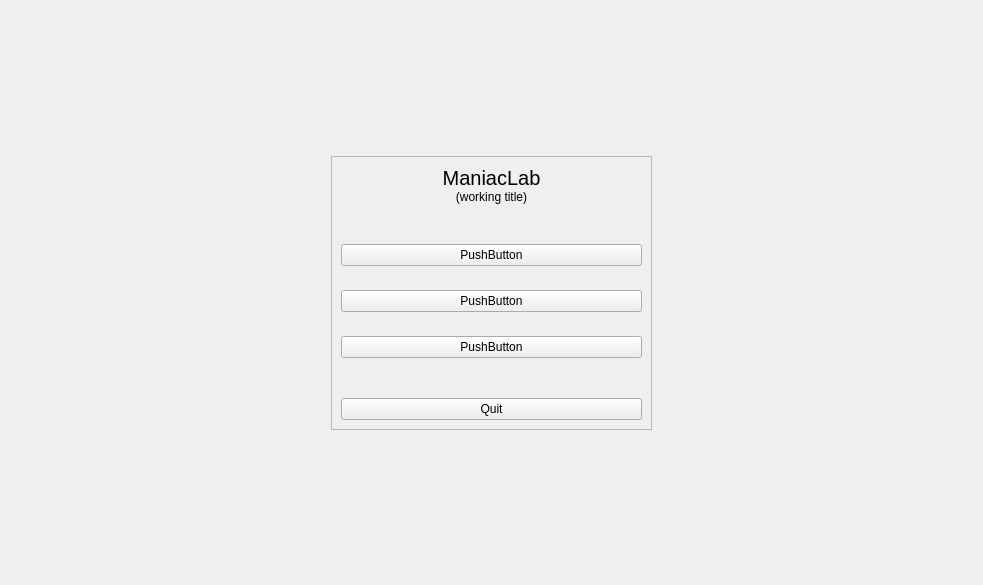
<?xml version="1.0" encoding="UTF-8"?>
<ui version="4.0">
 <class>MainMenu</class>
 <widget class="QWidget" name="MainMenu">
  <property name="geometry">
   <rect>
    <x>0</x>
    <y>0</y>
    <width>983</width>
    <height>585</height>
   </rect>
  </property>
  <property name="windowTitle">
   <string>Form</string>
  </property>
  <layout class="QGridLayout" name="gridLayout_2">
   <item row="2" column="1">
    <spacer name="verticalSpacer_2">
     <property name="orientation">
      <enum>Qt::Vertical</enum>
     </property>
     <property name="sizeHint" stdset="0">
      <size>
       <width>20</width>
       <height>40</height>
      </size>
     </property>
    </spacer>
   </item>
   <item row="0" column="1">
    <spacer name="verticalSpacer">
     <property name="orientation">
      <enum>Qt::Vertical</enum>
     </property>
     <property name="sizeHint" stdset="0">
      <size>
       <width>20</width>
       <height>40</height>
      </size>
     </property>
    </spacer>
   </item>
   <item row="1" column="2">
    <spacer name="horizontalSpacer">
     <property name="orientation">
      <enum>Qt::Horizontal</enum>
     </property>
     <property name="sizeHint" stdset="0">
      <size>
       <width>40</width>
       <height>20</height>
      </size>
     </property>
    </spacer>
   </item>
   <item row="1" column="0">
    <spacer name="horizontalSpacer_2">
     <property name="orientation">
      <enum>Qt::Horizontal</enum>
     </property>
     <property name="sizeHint" stdset="0">
      <size>
       <width>40</width>
       <height>20</height>
      </size>
     </property>
    </spacer>
   </item>
   <item row="1" column="1">
    <widget class="QFrame" name="frame">
     <property name="sizePolicy">
      <sizepolicy hsizetype="MinimumExpanding" vsizetype="MinimumExpanding">
       <horstretch>0</horstretch>
       <verstretch>0</verstretch>
      </sizepolicy>
     </property>
     <property name="minimumSize">
      <size>
       <width>200</width>
       <height>0</height>
      </size>
     </property>
     <property name="baseSize">
      <size>
       <width>0</width>
       <height>0</height>
      </size>
     </property>
     <property name="frameShape">
      <enum>QFrame::StyledPanel</enum>
     </property>
     <property name="frameShadow">
      <enum>QFrame::Raised</enum>
     </property>
     <layout class="QVBoxLayout" name="verticalLayout_2">
      <property name="spacing">
       <number>0</number>
      </property>
      <item>
       <widget class="QLabel" name="label">
        <property name="font">
         <font>
          <pointsize>15</pointsize>
         </font>
        </property>
        <property name="text">
         <string>ManiacLab</string>
        </property>
        <property name="alignment">
         <set>Qt::AlignCenter</set>
        </property>
       </widget>
      </item>
      <item>
       <widget class="QLabel" name="label_2">
        <property name="text">
         <string>(working title)</string>
        </property>
        <property name="alignment">
         <set>Qt::AlignCenter</set>
        </property>
       </widget>
      </item>
      <item>
       <spacer name="verticalSpacer_3">
        <property name="orientation">
         <enum>Qt::Vertical</enum>
        </property>
        <property name="sizeHint" stdset="0">
         <size>
          <width>20</width>
          <height>40</height>
         </size>
        </property>
       </spacer>
      </item>
      <item>
       <layout class="QVBoxLayout" name="verticalLayout">
        <property name="spacing">
         <number>24</number>
        </property>
        <item>
         <widget class="ActionButton" name="btn_singleplayer">
          <property name="text">
           <string>PushButton</string>
          </property>
         </widget>
        </item>
        <item>
         <widget class="ActionButton" name="btn_map_editor">
          <property name="text">
           <string>PushButton</string>
          </property>
         </widget>
        </item>
        <item>
         <widget class="ActionButton" name="btn_settings">
          <property name="text">
           <string>PushButton</string>
          </property>
         </widget>
        </item>
       </layout>
      </item>
      <item>
       <spacer name="verticalSpacer_4">
        <property name="orientation">
         <enum>Qt::Vertical</enum>
        </property>
        <property name="sizeHint" stdset="0">
         <size>
          <width>20</width>
          <height>40</height>
         </size>
        </property>
       </spacer>
      </item>
      <item>
       <widget class="ActionButton" name="btn_quit">
        <property name="text">
         <string>Quit</string>
        </property>
       </widget>
      </item>
     </layout>
    </widget>
   </item>
  </layout>
  <action name="action_mainmenu_quit">
   <property name="text">
    <string>Quit</string>
   </property>
   <property name="toolTip">
    <string>Quit SCC</string>
   </property>
   <property name="shortcutContext">
    <enum>Qt::WidgetWithChildrenShortcut</enum>
   </property>
  </action>
  <action name="action_mainmenu_singleplayer">
   <property name="text">
    <string>Singleplayer</string>
   </property>
   <property name="toolTip">
    <string>Continue to the singleplayer menu</string>
   </property>
   <property name="shortcutContext">
    <enum>Qt::WidgetWithChildrenShortcut</enum>
   </property>
  </action>
  <action name="action_mainmenu_map_editor">
   <property name="text">
    <string>Map editor</string>
   </property>
   <property name="toolTip">
    <string>Start the map editor</string>
   </property>
   <property name="shortcutContext">
    <enum>Qt::WidgetWithChildrenShortcut</enum>
   </property>
  </action>
  <action name="action_mainmenu_settings">
   <property name="text">
    <string>Settings</string>
   </property>
   <property name="toolTip">
    <string>Open the settings menu</string>
   </property>
   <property name="shortcutContext">
    <enum>Qt::WidgetWithChildrenShortcut</enum>
   </property>
  </action>
 </widget>
 <customwidgets>
  <customwidget>
   <class>ActionButton</class>
   <extends>QPushButton</extends>
   <header>actionbutton.hpp</header>
  </customwidget>
 </customwidgets>
 <resources/>
 <connections/>
</ui>
